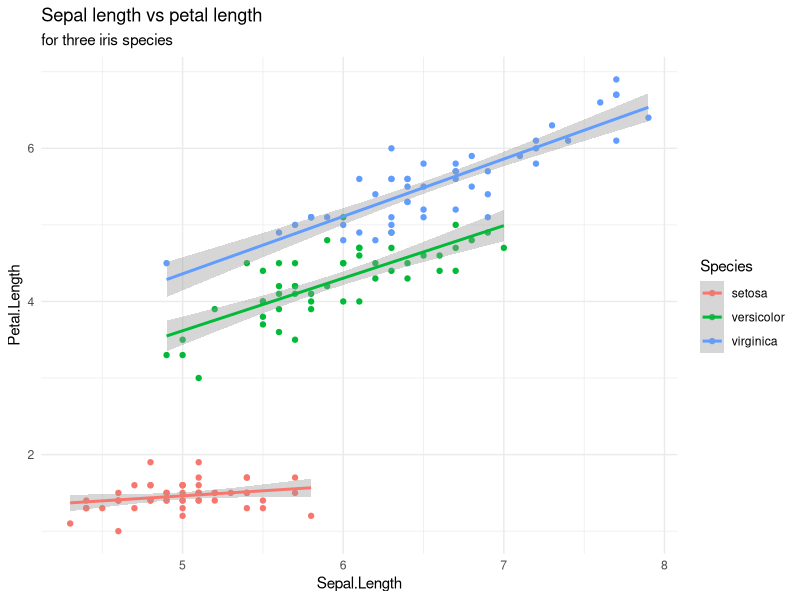
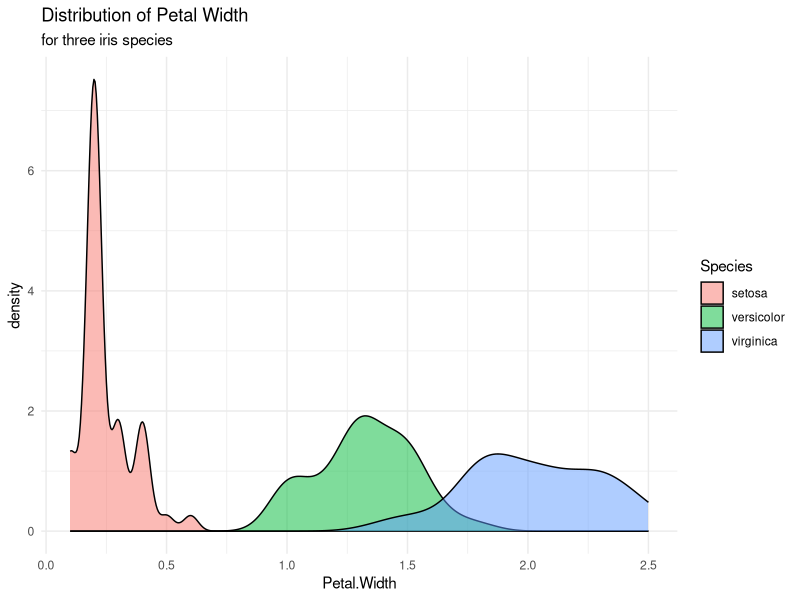
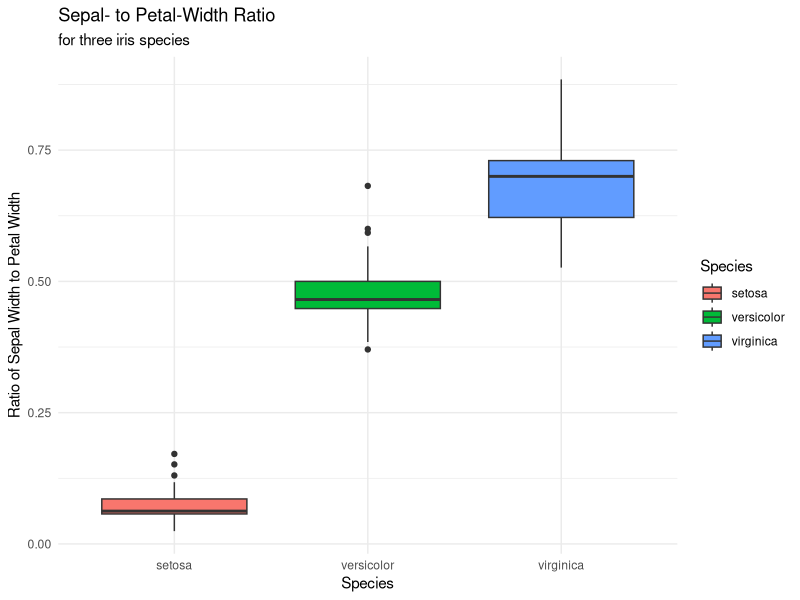
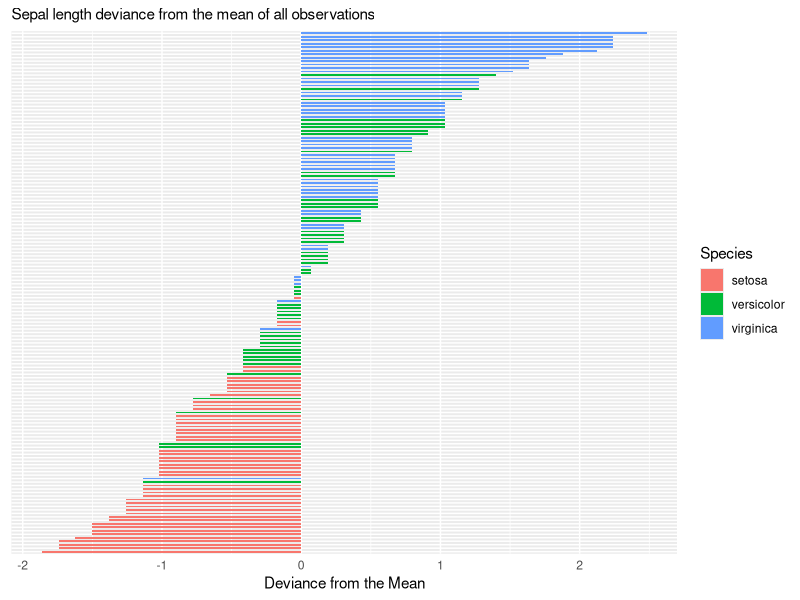

Source code (R) for these figures, in order:
#1
library(tidyverse)
data(iris)
jpeg(file="iris_fig1.png")
ggplot(iris, aes(x=Sepal.Length , y= Petal.Length, color= Species )) + geom_point() + geom_smooth(method = lm) + theme_minimal() +
labs(title = "Sepal length vs petal length", subtitle = "for three iris species") 
dev.off()

#2
jpeg(file="iris_fig2.png")
ggplot(iris, aes(x=Petal.Width, fill= Species)) + geom_density(alpha=(0.5)) + theme_minimal() +
labs(title = "Distribution of Petal Width", subtitle = "for three iris species")
dev.off()
#3
jpeg(file="iris_fig3.png")
ggplot(iris, aes(x=Species , y= c(Petal.Width/Sepal.Width) , fill= Species)) + geom_boxplot() + theme_minimal() +
  labs(title= "Sepal- to Petal-Width Ratio", subtitle = "for three iris species", y = "Ratio of Sepal Width to Petal Width")
dev.off()
#4





#ernies version
jpeg(file="iris_fig4.png")
iris$`Species1` <- rownames(iris) # create new column for species names
iris$Species_length_dev <- round((iris$Sepal.Length - mean(iris$Sepal.Length))/sd(iris$Sepal.Length), 3) # compute normalized Lengths
iris <- iris[order(iris$Species_length_dev), ] #sort
iris$`Species1` <- factor(iris$`Species1`, levels = iris$`Species1`)

ggplot(iris, aes(x=`Species1`, y=Species_length_dev, label=Species_length_dev)) +
  #ggplot(iris, aes(x=Sepal.Length, y=Sepal.Length -mean(Sepal.Length))) +
  geom_bar(stat='identity', aes(fill=Species), width = .5) +
  labs(subtitle="Sepal length deviance from the mean of all observations", y="Deviance from the Mean")+
  coord_flip() +
  #theme(axis.title.y=element_blank()
  theme(axis.text.y = element_blank(), axis.ticks = element_blank(), axis.title.y=element_blank())
dev.off()



